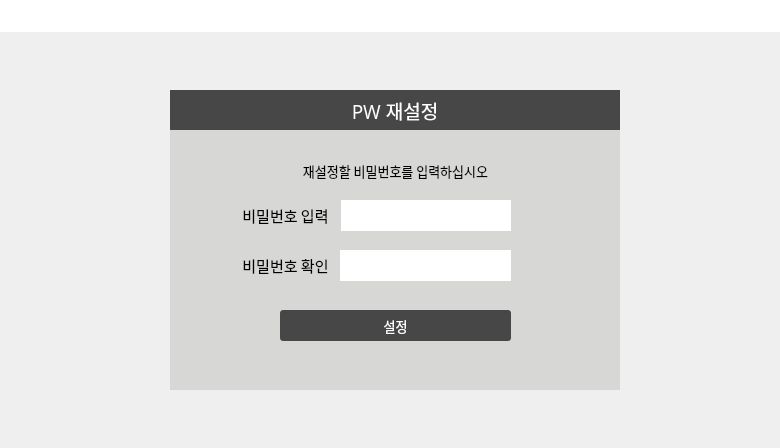
<?xml version="1.0" encoding="UTF-8"?>
<ui version="4.0">
 <class>Dialog</class>
 <widget class="QDialog" name="Dialog">
  <property name="geometry">
   <rect>
    <x>0</x>
    <y>0</y>
    <width>780</width>
    <height>448</height>
   </rect>
  </property>
  <property name="windowTitle">
   <string>Dialog</string>
  </property>
  <widget class="QLabel" name="iconlabel">
   <property name="geometry">
    <rect>
     <x>5</x>
     <y>5</y>
     <width>20</width>
     <height>20</height>
    </rect>
   </property>
   <property name="font">
    <font>
     <family>함초롬돋움</family>
     <pointsize>14</pointsize>
    </font>
   </property>
   <property name="styleSheet">
    <string notr="true">color: black;
background-color: rgba(255,255,255);
text-align:center;</string>
   </property>
   <property name="text">
    <string/>
   </property>
   <property name="alignment">
    <set>Qt::AlignCenter</set>
   </property>
  </widget>
  <widget class="QFrame" name="frame">
   <property name="geometry">
    <rect>
     <x>170</x>
     <y>90</y>
     <width>450</width>
     <height>300</height>
    </rect>
   </property>
   <property name="font">
    <font>
     <family>함초롬돋움</family>
     <pointsize>12</pointsize>
    </font>
   </property>
   <property name="styleSheet">
    <string notr="true">background-color:#D7D7D5;
border: transparent;
</string>
   </property>
   <property name="frameShape">
    <enum>QFrame::StyledPanel</enum>
   </property>
   <property name="frameShadow">
    <enum>QFrame::Raised</enum>
   </property>
   <widget class="QLineEdit" name="newPwEdit">
    <property name="geometry">
     <rect>
      <x>170</x>
      <y>110</y>
      <width>171</width>
      <height>31</height>
     </rect>
    </property>
    <property name="font">
     <font>
      <family>돋움</family>
      <pointsize>12</pointsize>
     </font>
    </property>
    <property name="styleSheet">
     <string notr="true">background-color:#ffffff;</string>
    </property>
    <property name="alignment">
     <set>Qt::AlignLeading|Qt::AlignLeft|Qt::AlignVCenter</set>
    </property>
   </widget>
   <widget class="QLabel" name="newPwLabel">
    <property name="geometry">
     <rect>
      <x>60</x>
      <y>110</y>
      <width>111</width>
      <height>31</height>
     </rect>
    </property>
    <property name="font">
     <font>
      <family>HY견고딕</family>
      <pointsize>11</pointsize>
     </font>
    </property>
    <property name="styleSheet">
     <string notr="true">border:trasparent;</string>
    </property>
    <property name="text">
     <string>비밀번호 입력</string>
    </property>
    <property name="alignment">
     <set>Qt::AlignCenter</set>
    </property>
   </widget>
   <widget class="QPushButton" name="resetPwBtn">
    <property name="geometry">
     <rect>
      <x>110</x>
      <y>220</y>
      <width>231</width>
      <height>31</height>
     </rect>
    </property>
    <property name="palette">
     <palette>
      <active>
       <colorrole role="WindowText">
        <brush brushstyle="SolidPattern">
         <color alpha="255">
          <red>255</red>
          <green>255</green>
          <blue>255</blue>
         </color>
        </brush>
       </colorrole>
       <colorrole role="Button">
        <brush brushstyle="SolidPattern">
         <color alpha="255">
          <red>71</red>
          <green>71</green>
          <blue>71</blue>
         </color>
        </brush>
       </colorrole>
       <colorrole role="Text">
        <brush brushstyle="SolidPattern">
         <color alpha="255">
          <red>255</red>
          <green>255</green>
          <blue>255</blue>
         </color>
        </brush>
       </colorrole>
       <colorrole role="ButtonText">
        <brush brushstyle="SolidPattern">
         <color alpha="255">
          <red>255</red>
          <green>255</green>
          <blue>255</blue>
         </color>
        </brush>
       </colorrole>
       <colorrole role="Base">
        <brush brushstyle="SolidPattern">
         <color alpha="255">
          <red>71</red>
          <green>71</green>
          <blue>71</blue>
         </color>
        </brush>
       </colorrole>
       <colorrole role="Window">
        <brush brushstyle="SolidPattern">
         <color alpha="255">
          <red>71</red>
          <green>71</green>
          <blue>71</blue>
         </color>
        </brush>
       </colorrole>
      </active>
      <inactive>
       <colorrole role="WindowText">
        <brush brushstyle="SolidPattern">
         <color alpha="255">
          <red>255</red>
          <green>255</green>
          <blue>255</blue>
         </color>
        </brush>
       </colorrole>
       <colorrole role="Button">
        <brush brushstyle="SolidPattern">
         <color alpha="255">
          <red>71</red>
          <green>71</green>
          <blue>71</blue>
         </color>
        </brush>
       </colorrole>
       <colorrole role="Text">
        <brush brushstyle="SolidPattern">
         <color alpha="255">
          <red>255</red>
          <green>255</green>
          <blue>255</blue>
         </color>
        </brush>
       </colorrole>
       <colorrole role="ButtonText">
        <brush brushstyle="SolidPattern">
         <color alpha="255">
          <red>255</red>
          <green>255</green>
          <blue>255</blue>
         </color>
        </brush>
       </colorrole>
       <colorrole role="Base">
        <brush brushstyle="SolidPattern">
         <color alpha="255">
          <red>71</red>
          <green>71</green>
          <blue>71</blue>
         </color>
        </brush>
       </colorrole>
       <colorrole role="Window">
        <brush brushstyle="SolidPattern">
         <color alpha="255">
          <red>71</red>
          <green>71</green>
          <blue>71</blue>
         </color>
        </brush>
       </colorrole>
      </inactive>
      <disabled>
       <colorrole role="WindowText">
        <brush brushstyle="SolidPattern">
         <color alpha="255">
          <red>255</red>
          <green>255</green>
          <blue>255</blue>
         </color>
        </brush>
       </colorrole>
       <colorrole role="Button">
        <brush brushstyle="SolidPattern">
         <color alpha="255">
          <red>71</red>
          <green>71</green>
          <blue>71</blue>
         </color>
        </brush>
       </colorrole>
       <colorrole role="Text">
        <brush brushstyle="SolidPattern">
         <color alpha="255">
          <red>255</red>
          <green>255</green>
          <blue>255</blue>
         </color>
        </brush>
       </colorrole>
       <colorrole role="ButtonText">
        <brush brushstyle="SolidPattern">
         <color alpha="255">
          <red>255</red>
          <green>255</green>
          <blue>255</blue>
         </color>
        </brush>
       </colorrole>
       <colorrole role="Base">
        <brush brushstyle="SolidPattern">
         <color alpha="255">
          <red>71</red>
          <green>71</green>
          <blue>71</blue>
         </color>
        </brush>
       </colorrole>
       <colorrole role="Window">
        <brush brushstyle="SolidPattern">
         <color alpha="255">
          <red>71</red>
          <green>71</green>
          <blue>71</blue>
         </color>
        </brush>
       </colorrole>
      </disabled>
     </palette>
    </property>
    <property name="font">
     <font>
      <family>HY견고딕</family>
      <pointsize>10</pointsize>
      <weight>50</weight>
      <bold>false</bold>
     </font>
    </property>
    <property name="styleSheet">
     <string notr="true">QPushButton{
color: white;
background-color:#474747;
border-style: solid;
border-radius:3px;
}

 QPushButton:hover {
background-color:#9E9E9E;
 }</string>
    </property>
    <property name="text">
     <string>설정</string>
    </property>
   </widget>
   <widget class="QLabel" name="titleLabel_2">
    <property name="geometry">
     <rect>
      <x>0</x>
      <y>0</y>
      <width>450</width>
      <height>40</height>
     </rect>
    </property>
    <property name="font">
     <font>
      <family>HY견고딕</family>
      <pointsize>14</pointsize>
     </font>
    </property>
    <property name="styleSheet">
     <string notr="true">color: white;
background-color:#474747;
text-align:center;
border-right:transparent;</string>
    </property>
    <property name="text">
     <string>PW 재설정</string>
    </property>
    <property name="alignment">
     <set>Qt::AlignCenter</set>
    </property>
   </widget>
   <widget class="QLabel" name="EmailResetLabel">
    <property name="geometry">
     <rect>
      <x>50</x>
      <y>60</y>
      <width>351</width>
      <height>41</height>
     </rect>
    </property>
    <property name="font">
     <font>
      <family>HY견고딕</family>
      <pointsize>10</pointsize>
     </font>
    </property>
    <property name="styleSheet">
     <string notr="true">border:trasparent;</string>
    </property>
    <property name="text">
     <string>재설정할 비밀번호를 입력하십시오</string>
    </property>
    <property name="alignment">
     <set>Qt::AlignCenter</set>
    </property>
    <property name="wordWrap">
     <bool>true</bool>
    </property>
   </widget>
   <widget class="QLabel" name="newPwValidLabel">
    <property name="geometry">
     <rect>
      <x>60</x>
      <y>160</y>
      <width>111</width>
      <height>31</height>
     </rect>
    </property>
    <property name="font">
     <font>
      <family>HY견고딕</family>
      <pointsize>11</pointsize>
     </font>
    </property>
    <property name="styleSheet">
     <string notr="true">border:trasparent;</string>
    </property>
    <property name="text">
     <string>비밀번호 확인</string>
    </property>
    <property name="alignment">
     <set>Qt::AlignCenter</set>
    </property>
   </widget>
   <widget class="QLineEdit" name="newPwValidEdit">
    <property name="geometry">
     <rect>
      <x>170</x>
      <y>160</y>
      <width>171</width>
      <height>31</height>
     </rect>
    </property>
    <property name="font">
     <font>
      <family>돋움</family>
      <pointsize>12</pointsize>
     </font>
    </property>
    <property name="styleSheet">
     <string notr="true">background-color:#ffffff;</string>
    </property>
    <property name="text">
     <string/>
    </property>
    <property name="alignment">
     <set>Qt::AlignLeading|Qt::AlignLeft|Qt::AlignVCenter</set>
    </property>
   </widget>
  </widget>
  <widget class="QLabel" name="titleLabel_3">
   <property name="geometry">
    <rect>
     <x>0</x>
     <y>0</y>
     <width>780</width>
     <height>32</height>
    </rect>
   </property>
   <property name="font">
    <font>
     <family>함초롬돋움</family>
     <pointsize>14</pointsize>
    </font>
   </property>
   <property name="styleSheet">
    <string notr="true">color: black;
background-color: rgba(255,255,255);
text-align:center;
 border-bottom: 0.4px solid black;
</string>
   </property>
   <property name="text">
    <string/>
   </property>
   <property name="alignment">
    <set>Qt::AlignCenter</set>
   </property>
  </widget>
  <widget class="QPushButton" name="closeBtn">
   <property name="geometry">
    <rect>
     <x>740</x>
     <y>0</y>
     <width>41</width>
     <height>31</height>
    </rect>
   </property>
   <property name="styleSheet">
    <string notr="true">QPushButton{
background-color:transparent;
border:transparent;
}

 QPushButton:hover {
     background-color: rgb(191, 83, 62);
 }</string>
   </property>
   <property name="text">
    <string/>
   </property>
  </widget>
  <widget class="QPushButton" name="minimizeBtn">
   <property name="geometry">
    <rect>
     <x>700</x>
     <y>0</y>
     <width>41</width>
     <height>31</height>
    </rect>
   </property>
   <property name="font">
    <font>
     <family>Arial</family>
     <pointsize>20</pointsize>
    </font>
   </property>
   <property name="styleSheet">
    <string notr="true">QPushButton{
background-color:transparent;
border:transparent;

}

 QPushButton:hover {
background-color:#EFEFED;
 }</string>
   </property>
   <property name="text">
    <string/>
   </property>
  </widget>
  <zorder>titleLabel_3</zorder>
  <zorder>iconlabel</zorder>
  <zorder>frame</zorder>
  <zorder>closeBtn</zorder>
  <zorder>minimizeBtn</zorder>
 </widget>
 <resources/>
 <connections/>
</ui>
